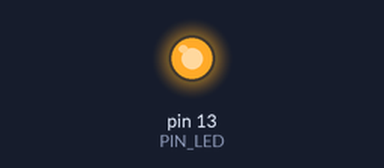
This sketch was run on a simulated Arduino Uno, built with avr-gcc and run on an emulated ATmega328P. Shown: output pins drawn as LEDs (lit = HIGH).

Above: at 0.1 s.
At 39.6 s:
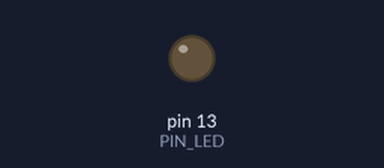
Timing chart, 0 to 40.0 s (numbered marks = the images above):
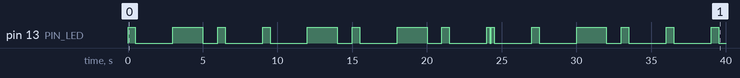

Measured:
- by itself, pin 13 (PIN_LED): LOW → HIGH at 0.00 s, → LOW 0.50 s later, → HIGH 2.5 s later, → LOW 2.0 s later, … (30 changes in this stretch)

The sketch:

sketch_mar30a.ino
```cpp
#define PIN_LED (13)

void initLed(){
  pinMode(PIN_LED , OUTPUT);
}

void onLed(int nDelay){
  digitalWrite(PIN_LED, HIGH);
  delay(nDelay);
}

void offLed(int nDelay){
  digitalWrite(PIN_LED, LOW);
  delay(nDelay);
}

void blinkZero(){
  onLed(500);
  offLed(2500);
}

void blinkOne(){
  onLed(2000);
  offLed(1000);
}

void doubleblink(){
  onLed(200);
  offLed(100);
  onLed(200);
  offLed(2500);
}


void blinkJ(){
  blinkZero();
  blinkOne();
  blinkZero();
  blinkZero();
  blinkOne();
  blinkZero();
  blinkOne();
  blinkZero();
  doubleblink();
}

void blinkE(){
  blinkZero();
  blinkOne();
  blinkZero();
  blinkZero();
  blinkZero();
  blinkOne();
  blinkZero();
  blinkOne();
  doubleblink();
}


void blinkO(){
  blinkZero();
  blinkOne();
  blinkZero();
  blinkZero();
  blinkOne();
  blinkOne();
  blinkOne();
  blinkOne();
  doubleblink();
}

void blinkN(){
  blinkZero();
  blinkOne();
  blinkZero();
  blinkZero();
  blinkOne();
  blinkOne();
  blinkOne();
  blinkZero();
  doubleblink();
}

void setup() {
  // put your setup code here, to run once:
  initLed();
}

void loop() {
  // put your main code here, to run repeatedly:

  blinkJ();
  blinkE();
  blinkO();
  blinkN();

}
```
